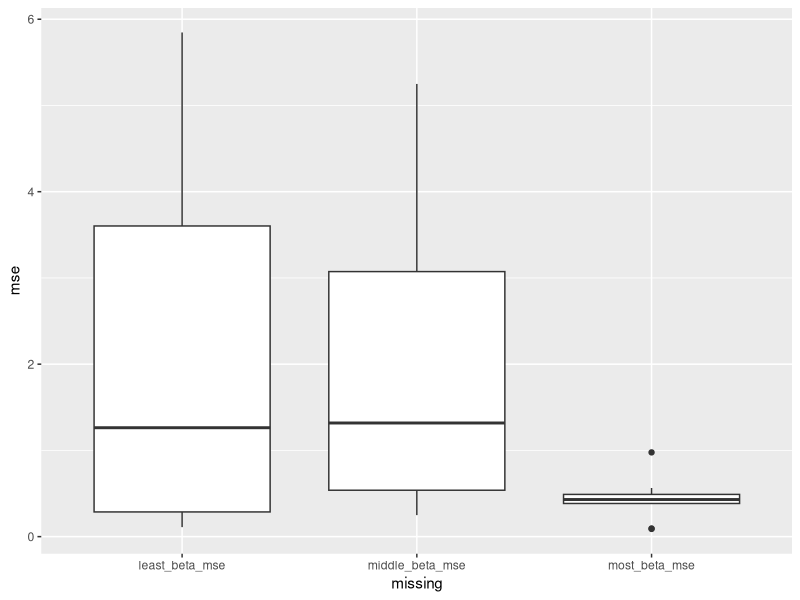

Source code (R): (Note: this script raises an error after producing the figure.)
## ---- chunk 1
knitr::opts_chunk$set(echo = TRUE)
library(tidyverse)
## ---- chunk 2
param_estimate = read_csv("parameter_estimate.csv") %>% filter(n == 100)
param_estimate2 = read_csv("parameter_estimate2.csv")

lasso_result = param_estimate %>% filter(method == 'lasso')
forward_result = param_estimate %>% filter(method == 'forward')

non_null_lasso = lasso_result %>% filter(estimate !=0)
non_null_lasso %>% group_by(sim_time) %>% summarise(
  n_param = n()
) %>% arrange(-n_param) %>% pull(n_param) %>% max()


max_n = 
  non_null_lasso %>% 
  group_by(sim_time) %>% 
  summarise(n_param = n()) %>% 
  arrange(-n_param) %>% 
  pull(n_param) %>% 
  max()

min_n = 
  non_null_lasso %>% 
  group_by(sim_time) %>% 
  summarise(n_param = n()) %>% 
  arrange(-n_param) %>% 
  pull(n_param) %>% 
  min()

middle_n = round((max_n + min_n) / 2)

sum_lasso =   
  non_null_lasso %>% 
  group_by(sim_time) %>% 
  summarise(n_param = n())

min_sims = 
  sum_lasso %>% 
  filter(n_param == min_n | n_param == min_n + 1) %>%
  pull(sim_time)

max_sims = 
  sum_lasso %>% 
  filter(n_param == max_n | n_param == max_n - 1) %>%
  pull(sim_time)

middle_sims =
  sum_lasso %>% 
  filter(n_param == middle_n) %>% 
  pull(sim_time)
## ---- chunk 3


max_sims_df =
  lasso_result %>% 
  filter(sim_time == 4)

estimate_lasso =
  max_sims_df %>% 
  mutate(type = factor(type, levels = c('strong', 'wbc', 'wai', 'null'))) %>% 
  arrange(type) %>% 
  pull(estimate)

beta = c(rep(20, 3), rep(0.5, 60), rep(0, 37))

MSE = sum((estimate_lasso - beta) ^2) / 100
MSE
## ---- chunk 4
beta = c(rep(20, 3), rep(0.5, 60), rep(0, 37))

get_MSE <- function(sim_number){
  estimate = 
    lasso_result %>% 
    filter(sim_time == sim_number) %>% 
    mutate(type = factor(type, levels = c('strong', 'wbc', 'wai', 'null'))) %>% 
    arrange(type) %>% 
    pull(estimate)
  
  MSE = sum((estimate - beta) ^2) / 100
  MSE
}

get_MSE(43)
most_beta_mse = map(max_sims, get_MSE) %>% unlist()
least_beta_mse = map(min_sims, get_MSE) %>% unlist()
middle_beta_mse = map(middle_sims, get_MSE) %>% unlist()
## ---- chunk 5
# for forward
forward_result = param_estimate %>% filter(method == 'forward')

non_null_forward = forward_result %>% filter(estimate !=0)
non_null_forward %>% group_by(sim_time) %>% summarise(
  n_param = n()
) %>% arrange(-n_param) %>% pull(n_param) %>% max()


max_n = 
  non_null_forward %>% 
  group_by(sim_time) %>% 
  summarise(n_param = n()) %>% 
  arrange(-n_param) %>% 
  pull(n_param) %>% 
  max()

min_n = 
  non_null_forward %>% 
  group_by(sim_time) %>% 
  summarise(n_param = n()) %>% 
  arrange(-n_param) %>% 
  pull(n_param) %>% 
  min()

middle_n = round((max_n + min_n) / 2)

sum_forward =   
  non_null_forward %>% 
  group_by(sim_time) %>% 
  summarise(n_param = n())

min_sims = 
  sum_forward %>% 
  filter(n_param == min_n | n_param == min_n + 1) %>%
  pull(sim_time)

max_sims = 
  sum_forward %>% 
  filter(n_param == max_n | n_param == max_n - 1) %>%
  pull(sim_time)

middle_sims =
  sum_forward %>% 
  filter(n_param == middle_n) %>% 
  pull(sim_time)

get_MSE_forward <- function(sim_number){
  estimate = 
    forward_result %>% 
    filter(sim_time == sim_number) %>% 
    mutate(type = factor(type, levels = c('strong', 'wbc', 'wai', 'null'))) %>% 
    arrange(type) %>% 
    pull(estimate)
  
  MSE = sum((estimate - beta) ^2) / 100
  MSE
}

most_beta_mse = map(max_sims, get_MSE_forward) %>% unlist()
least_beta_mse = map(min_sims, get_MSE_forward) %>% unlist()
middle_beta_mse = map(middle_sims, get_MSE_forward) %>% unlist()
## ---- chunk 6
## 10% for lasso
param_estimate = read_csv("parameter_estimate.csv") %>% filter(n == 100 & method == 'lasso')

non_null_lasso = param_estimate %>% filter(estimate != 0)

non_null_lasso %>% group_by(sim_time) %>% summarise(
  n_param = n()
) %>% arrange(-n_param) %>% pull(n_param)

lasso_sum = non_null_lasso %>% group_by(sim_time) %>% summarise(
  n_param = n()
) %>% arrange(-n_param)

max_sims = head(lasso_sum, 10) %>% pull(sim_time)
min_sims = tail(lasso_sum, 10) %>% pull(sim_time)
middle_sims = head(lasso_sum, 55) %>% tail(10) %>% pull(sim_time)


beta = c(rep(20, 4), rep(0.5, 36), rep(0, 60))

get_MSE <- function(sim_number){
  estimate = 
    param_estimate %>% 
    filter(sim_time == sim_number) %>% 
    mutate(type = factor(type, levels = c('strong', 'wbc', 'wai', 'null'))) %>% 
    arrange(type) %>% 
    pull(estimate)
  
  MSE = sum((estimate - beta) ^2) / 100
  MSE
}

most_beta_mse = map(max_sims, get_MSE) %>% unlist()
least_beta_mse = map(min_sims, get_MSE) %>% unlist()
middle_beta_mse = map(middle_sims, get_MSE) %>% unlist()
## ---- chunk 7
## 10% for step
param_estimate = read_csv("parameter_estimate.csv") %>% filter(n == 100 & method == 'forward')

non_null_forward = param_estimate %>% filter(estimate != 0)

non_null_forward %>% group_by(sim_time) %>% summarise(
  n_param = n()
) %>% arrange(-n_param) %>% pull(n_param)

lasso_sum = non_null_lasso %>% group_by(sim_time) %>% summarise(
  n_param = n()
) %>% arrange(-n_param)

max_sims = head(lasso_sum, 10) %>% pull(sim_time)
min_sims = tail(lasso_sum, 10) %>% pull(sim_time)
middle_sims = head(lasso_sum, 55) %>% tail(10) %>% pull(sim_time)


beta = c(rep(20, 4), rep(0.5, 36), rep(0, 60))

get_MSE <- function(sim_number){
  estimate = 
    param_estimate %>% 
    filter(sim_time == sim_number) %>% 
    mutate(type = factor(type, levels = c('strong', 'wbc', 'wai', 'null'))) %>% 
    arrange(type) %>% 
    pull(estimate)
  
  MSE = sum((estimate - beta) ^2) / 100
  MSE
}

most_beta_mse = map(max_sims, get_MSE) %>% unlist()
least_beta_mse = map(min_sims, get_MSE) %>% unlist()
middle_beta_mse = map(middle_sims, get_MSE) %>% unlist()

result = tibble(most_beta_mse, least_beta_mse, middle_beta_mse)
result =
  result %>% 
  pivot_longer(most_beta_mse:middle_beta_mse, names_to = "missing", values_to = "mse")
ggplot(result, aes(x = missing, y = mse)) + geom_boxplot()


result %>% add_column(n = c(rep(100,30)), method = c(rep("lasso",30))) 
## ---- chunk 8
beta = c(rep(20, 4), rep(0.5, 36), rep(0, 60))

get_MSE <- function(sim_number,what_number,what_method){
  estimate = 
    read_csv("parameter_estimate.csv",show_col_types = FALSE) %>%
    filter(n == what_number & method == what_method &sim_time == sim_number) %>% 
    mutate(type = factor(type, levels = c('strong', 'wbc', 'wai', 'null'))) %>% 
    arrange(type) %>% 
    pull(estimate)
  
  MSE = sum((estimate - beta) ^2) / 100
  MSE
}

getresulttable_145 <- function(what_number,what_method){
  param_estimate = 
    read_csv("parameter_estimate.csv",show_col_types = FALSE) %>%
    filter(n == what_number & method == what_method)

non_null = 
  param_estimate %>% 
  filter(estimate != 0)

non_null %>% 
  group_by(sim_time) %>% 
  summarise(
  n_param = n()
) %>% 
  arrange(-n_param) %>%
  pull(n_param)

sum = 
  non_null %>%
  group_by(sim_time) %>%
  summarise(n_param = n()) %>% 
  arrange(-n_param)

max_sims = head(sum, 10) %>% pull(sim_time)
min_sims = tail(sum, 10) %>% pull(sim_time)
middle_sims = head(sum, 55) %>% tail(10) %>% pull(sim_time)

most = pmap(list(min_sims,what_number,what_method), get_MSE) %>% unlist()
least = pmap(list(max_sims,what_number,what_method), get_MSE) %>% unlist()
middle = pmap(list(middle_sims,what_number,what_method), get_MSE) %>% unlist()

result = 
  tibble(most, middle,least) %>% 
  pivot_longer(
    most:least,
    names_to = "missing",
    values_to = "MSE"
    ) 

result = result %>% 
  add_column(n = c(rep(what_number, 30)), method = c(rep(what_method, 30)), ratio = c(rep(145, 30)))
result
}

getresulttable_145(what_number = 100, what_method = "forward")

result =
  result %>% 
  pivot_longer(most_beta_mse:middle_beta_mse, names_to = "missing", values_to = "mse")
ggplot(result, aes(x = missing, y = mse)) + geom_boxplot()


result %>% add_column(n = c(rep(100,30)), method = c(rep("lasso",30))) 
